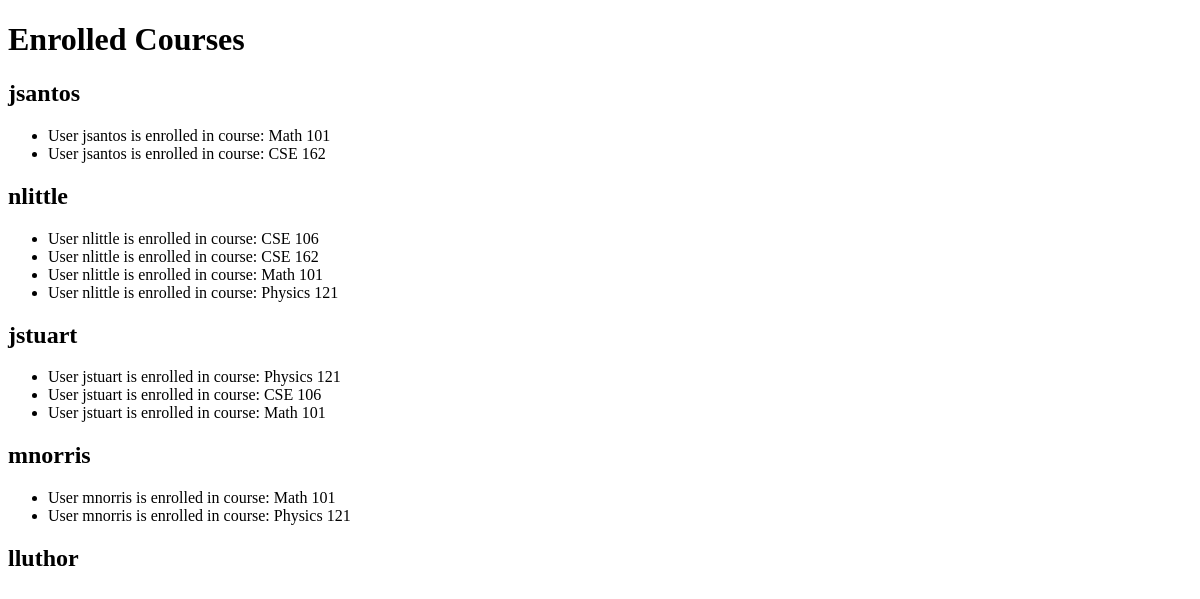
The page /view_enrolled_courses on the database as committed earlier.
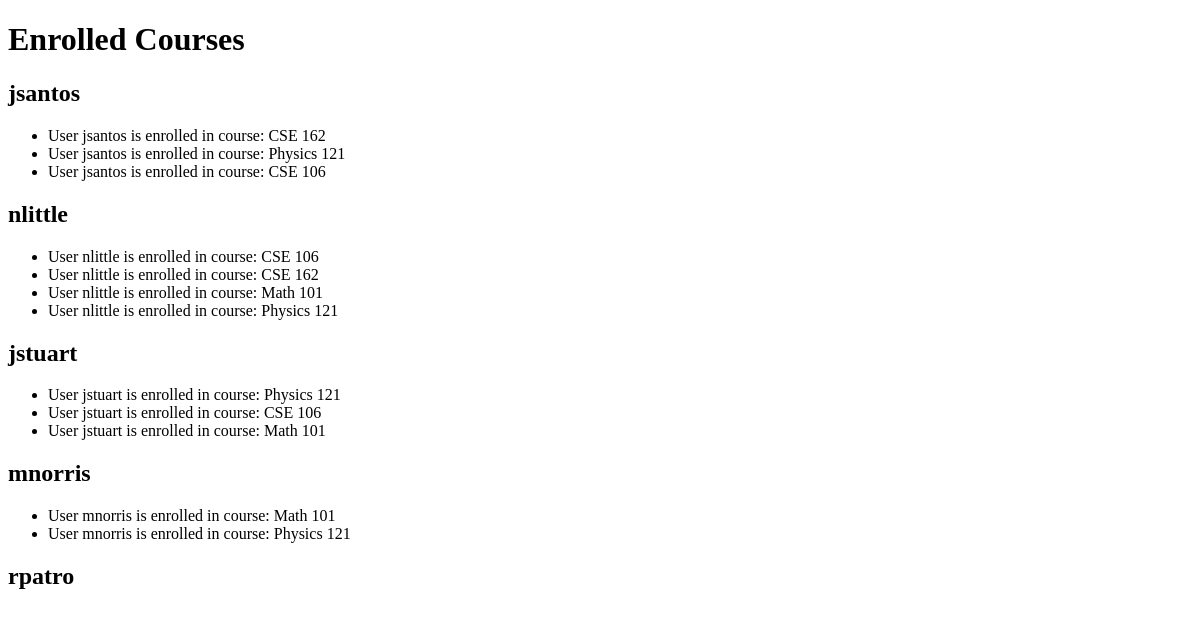
The same page on the database as committed later.
### app.py (models this page shows)
class Student(UserMixin, db.Model):
    id = db.Column(db.Integer, Sequence('student_id_seq', start=100), primary_key=True)
    username = db.Column(db.String, unique=True, nullable=False)
    password = db.Column(db.String, nullable=False)
    first_name = db.Column(db.String, nullable=False)
    last_name = db.Column(db.String, nullable=False)
    enrolled_courses = db.relationship('Course', secondary=student_course, backref='students')

### app.py (the view)
@app.route('/view_enrolled_courses')
def view_enrolled_courses():
    all_students = Student.query.all()
    student_course_info = {}
    for student in all_students:
        enrolled_courses_info = []
        for course in student.enrolled_courses:
            enrolled_courses_info.append(f"User {student.username} is enrolled in course: {course.class_name}")
        student_course_info[student.username] = enrolled_courses_info
    return render_template('enrolled_courses.html', student_course_info=student_course_info)

### templates/enrolled_courses.html (shortened to what this page needs)
<!DOCTYPE html>
<html>
<head>
</head>
<body>
    <h1>Enrolled Courses</h1>
    {% for student_username, courses_info in student_course_info.items() %}
        <h2>{{ student_username }}</h2>
        <ul>
            {% for course_info in courses_info %}
                <li>{{ course_info }}</li>
            {% endfor %}
        </ul>
    {% endfor %}
</body>
</html>

Rows that differ between the two databases and show on the page:
removed Student: username "lluthor"
added Student: username "rpatro"
Other text that changed with them:
new list line: "User jsantos is enrolled in course: Physics 121"
new list line: "User jsantos is enrolled in course: CSE 106"
list line gone: "User jsantos is enrolled in course: Math 101"
